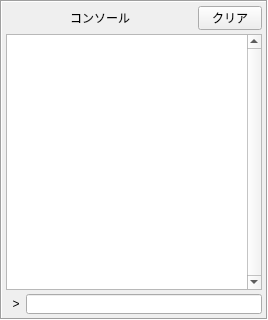
      <widget class="QFrame" name="frame">
       <property name="sizePolicy">
        <sizepolicy hsizetype="Maximum" vsizetype="Minimum">
         <horstretch>0</horstretch>
         <verstretch>0</verstretch>
        </sizepolicy>
       </property>
       <property name="minimumSize">
        <size>
         <width>160</width>
         <height>320</height>
        </size>
       </property>
       <property name="maximumSize">
        <size>
         <width>280</width>
         <height>16777215</height>
        </size>
       </property>
       <property name="frameShape">
        <enum>QFrame::Box</enum>
       </property>
       <property name="frameShadow">
        <enum>QFrame::Sunken</enum>
       </property>
       <layout class="QVBoxLayout" name="verticalLayout">
        <property name="spacing">
         <number>4</number>
        </property>
        <property name="leftMargin">
         <number>4</number>
        </property>
        <property name="topMargin">
         <number>4</number>
        </property>
        <property name="rightMargin">
         <number>4</number>
        </property>
        <property name="bottomMargin">
         <number>4</number>
        </property>
        <item>
         <layout class="QHBoxLayout" name="horizontalLayout_3">
          <property name="spacing">
           <number>4</number>
          </property>
          <item>
           <widget class="QLabel" name="label">
            <property name="sizePolicy">
             <sizepolicy hsizetype="Expanding" vsizetype="Fixed">
              <horstretch>0</horstretch>
              <verstretch>0</verstretch>
             </sizepolicy>
            </property>
            <property name="minimumSize">
             <size>
              <width>0</width>
              <height>24</height>
             </size>
            </property>
            <property name="maximumSize">
             <size>
              <width>16777215</width>
              <height>24</height>
             </size>
            </property>
            <property name="text">
             <string>コンソール</string>
            </property>
            <property name="scaledContents">
             <bool>false</bool>
            </property>
            <property name="alignment">
             <set>Qt::AlignCenter</set>
            </property>
           </widget>
          </item>
          <item>
           <widget class="QPushButton" name="ConsoleClear">
            <property name="sizePolicy">
             <sizepolicy hsizetype="Fixed" vsizetype="Fixed">
              <horstretch>0</horstretch>
              <verstretch>0</verstretch>
             </sizepolicy>
            </property>
            <property name="minimumSize">
             <size>
              <width>64</width>
              <height>24</height>
             </size>
            </property>
            <property name="maximumSize">
             <size>
              <width>64</width>
              <height>24</height>
             </size>
            </property>
            <property name="baseSize">
             <size>
              <width>64</width>
              <height>24</height>
             </size>
            </property>
            <property name="focusPolicy">
             <enum>Qt::NoFocus</enum>
            </property>
            <property name="text">
             <string>クリア</string>
            </property>
           </widget>
          </item>
         </layout>
        </item>
        <item>
         <widget class="QPlainTextEdit" name="ConsoleOutput">
          <property name="sizePolicy">
           <sizepolicy hsizetype="Expanding" vsizetype="Expanding">
            <horstretch>0</horstretch>
            <verstretch>0</verstretch>
           </sizepolicy>
          </property>
          <property name="font">
           <font>
            <family>ＭＳ ゴシック</family>
            <kerning>false</kerning>
           </font>
          </property>
          <property name="acceptDrops">
           <bool>false</bool>
          </property>
          <property name="verticalScrollBarPolicy">
           <enum>Qt::ScrollBarAlwaysOn</enum>
          </property>
          <property name="horizontalScrollBarPolicy">
           <enum>Qt::ScrollBarAlwaysOff</enum>
          </property>
          <property name="undoRedoEnabled">
           <bool>false</bool>
          </property>
          <property name="lineWrapMode">
           <enum>QPlainTextEdit::WidgetWidth</enum>
          </property>
          <property name="readOnly">
           <bool>false</bool>
          </property>
          <property name="plainText">
           <string notr="true"/>
          </property>
         </widget>
        </item>
        <item>
         <layout class="QHBoxLayout" name="horizontalLayout_4">
          <property name="spacing">
           <number>0</number>
          </property>
          <item>
           <widget class="QLabel" name="label_2">
            <property name="sizePolicy">
             <sizepolicy hsizetype="Fixed" vsizetype="Fixed">
              <horstretch>0</horstretch>
              <verstretch>0</verstretch>
             </sizepolicy>
            </property>
            <property name="minimumSize">
             <size>
              <width>20</width>
              <height>20</height>
             </size>
            </property>
            <property name="maximumSize">
             <size>
              <width>20</width>
              <height>20</height>
             </size>
            </property>
            <property name="baseSize">
             <size>
              <width>20</width>
              <height>20</height>
             </size>
            </property>
            <property name="text">
             <string>&gt;</string>
            </property>
            <property name="alignment">
             <set>Qt::AlignCenter</set>
            </property>
           </widget>
          </item>
          <item>
           <widget class="QLineEdit" name="ConsoleInput">
            <property name="enabled">
             <bool>true</bool>
            </property>
            <property name="minimumSize">
             <size>
              <width>0</width>
              <height>20</height>
             </size>
            </property>
            <property name="maximumSize">
             <size>
              <width>16777215</width>
              <height>20</height>
             </size>
            </property>
            <property name="font">
             <font>
              <family>ＭＳ ゴシック</family>
              <kerning>false</kerning>
             </font>
            </property>
            <property name="acceptDrops">
             <bool>false</bool>
            </property>
            <property name="maxLength">
             <number>500</number>
            </property>
           </widget>
          </item>
         </layout>
        </item>
       </layout>
      </widget>
